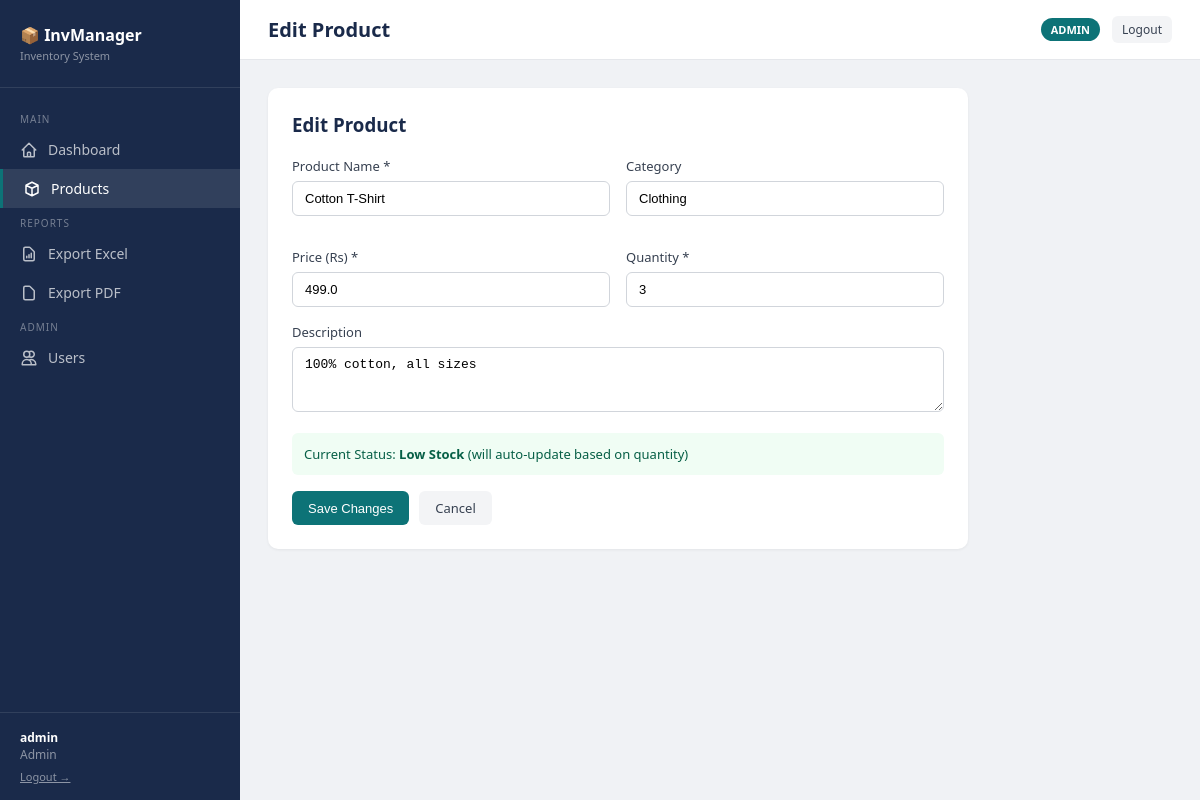
/products/edit/2 (signed in), run on the app's committed database.
### tables this page shows
CREATE TABLE products (
                id          INTEGER PRIMARY KEY AUTOINCREMENT,
                name        TEXT NOT NULL,
                category    TEXT DEFAULT 'General',
                price       REAL DEFAULT 0,
                quantity    INTEGER DEFAULT 0,
                status      TEXT DEFAULT 'In Stock',
                description TEXT DEFAULT '',
                created_at  DATETIME DEFAULT CURRENT_TIMESTAMP,
                updated_at  DATETIME DEFAULT CURRENT_TIMESTAMP
            );

### app.py (the view, shortened to what this page needs)
@app.route("/products/edit/<int:pid>", methods=["GET", "POST"])
@login_required
def edit_product(pid):
    product = db.get_product_by_id(pid)
    if not product:
        return redirect(url_for("products"))
    return render_template("product_form.html",
                           user=session["user"], action="Edit", product=product)

### app.py (called while the page is built)
def login_required(f):
    from functools import wraps
    @wraps(f)
    def decorated(*args, **kwargs):
        if "user" not in session:
            return redirect(url_for("login"))
        return f(*args, **kwargs)
    return decorated

### database.py (called while the page is built)
    def connect(self):
        conn = sqlite3.connect(DB_FILE)
        conn.row_factory = sqlite3.Row
        return conn

    def get_product_by_id(self, pid):
        conn = self.connect()
        row = conn.execute(
            "SELECT id, name, category, price, quantity, status, description FROM products WHERE id=?", (pid,)
        ).fetchone()
        conn.close()
        return tuple(row) if row else None

### templates/product_form.html (shortened to what this page needs)
{% extends "base.html" %}
{% block page_title %}{{ action }} Product{% endblock %}
{% block content %}
<div class="form-card">
  <h3 style="margin-bottom:20px;color:#1a2a4a;">{{ action }} Product</h3>
  <form method="POST">
    <div class="form-grid">
      <div class="form-group">
        <label>Product Name *</label>
        <input type="text" name="name" required placeholder="e.g. Running Shoes"
               value="{{ product[1] if product else '' }}"/>
      </div>
      <div class="form-group">
        <label>Category</label>
        <input type="text" name="category" placeholder="e.g. Footwear, Electronics"
               value="{{ product[2] if product else '' }}"/>
      </div>
      <div class="form-group">
        <label>Price (Rs) *</label>
        <input type="number" name="price" step="0.01" min="0" required placeholder="0.00"
               value="{{ product[3] if product else '' }}"/>
      </div>
      <div class="form-group">
        <label>Quantity *</label>
        <input type="number" name="quantity" min="0" required placeholder="0"
               value="{{ product[4] if product else '' }}"/>
      </div>
    </div>
    <div class="form-group">
      <label>Description</label>
      <textarea name="description" rows="3" placeholder="Brief product description...">{{ product[6] if product else '' }}</textarea>
    </div>
    {% if product %}
    <div style="background:#f0fdf4;padding:12px;border-radius:6px;margin-bottom:16px;font-size:13px;color:#065f46;">
      Current Status: <strong>{{ product[5] }}</strong>
      (will auto-update based on quantity)
    </div>
    {% endif %}
    <div style="display:flex;gap:10px;">
      <button type="submit" class="btn btn-primary">
        {% if action == 'Add' %}Add Product{% else %}Save Changes{% endif %}
      </button>
      <a href="{{ url_for('products') }}" class="btn btn-secondary">Cancel</a>
    </div>
  </form>
</div>
{% endblock %}

### templates/base.html (style rules this page uses)
* { margin:0; padding:0; box-sizing:border-box; }
body { font-family:'Segoe UI',sans-serif; background:#f0f2f5; color:#333; display:flex; min-height:100vh; }
.btn { padding:8px 16px; border-radius:6px; border:none; cursor:pointer; font-size:13px; font-weight:500; text-decoration:none; display:inline-flex; align-items:center; gap:6px; transition:all 0.2s; }
.btn-primary { background:#0d7377; color:#fff; }
.btn-secondary { background:#f3f4f6; color:#374151; }
.form-group { margin-bottom:16px; }
.form-group label { display:block; font-size:13px; font-weight:500; color:#374151; margin-bottom:6px; }
.form-group input, .form-group select, .form-group textarea { width:100%; padding:9px 12px; border:1px solid #d1d5db; border-radius:6px; font-size:13px; outline:none; transition:border 0.2s; }
.form-grid { display:grid; grid-template-columns:1fr 1fr; gap:16px; }
.form-card { background:#fff; border-radius:10px; padding:24px; box-shadow:0 1px 3px rgba(0,0,0,0.06); max-width:700px; }

### data on the page
products: name "Cotton T-Shirt", category "Clothing", price "499.0", quantity "3", description "100% cotton, all sizes", status "Low Stock"

### other printed values
{{ user.username }} "admin"
{{ user.role | capitalize }} "Admin"
{{ action }} "Edit"
{{ user.role }} "ADMIN"
